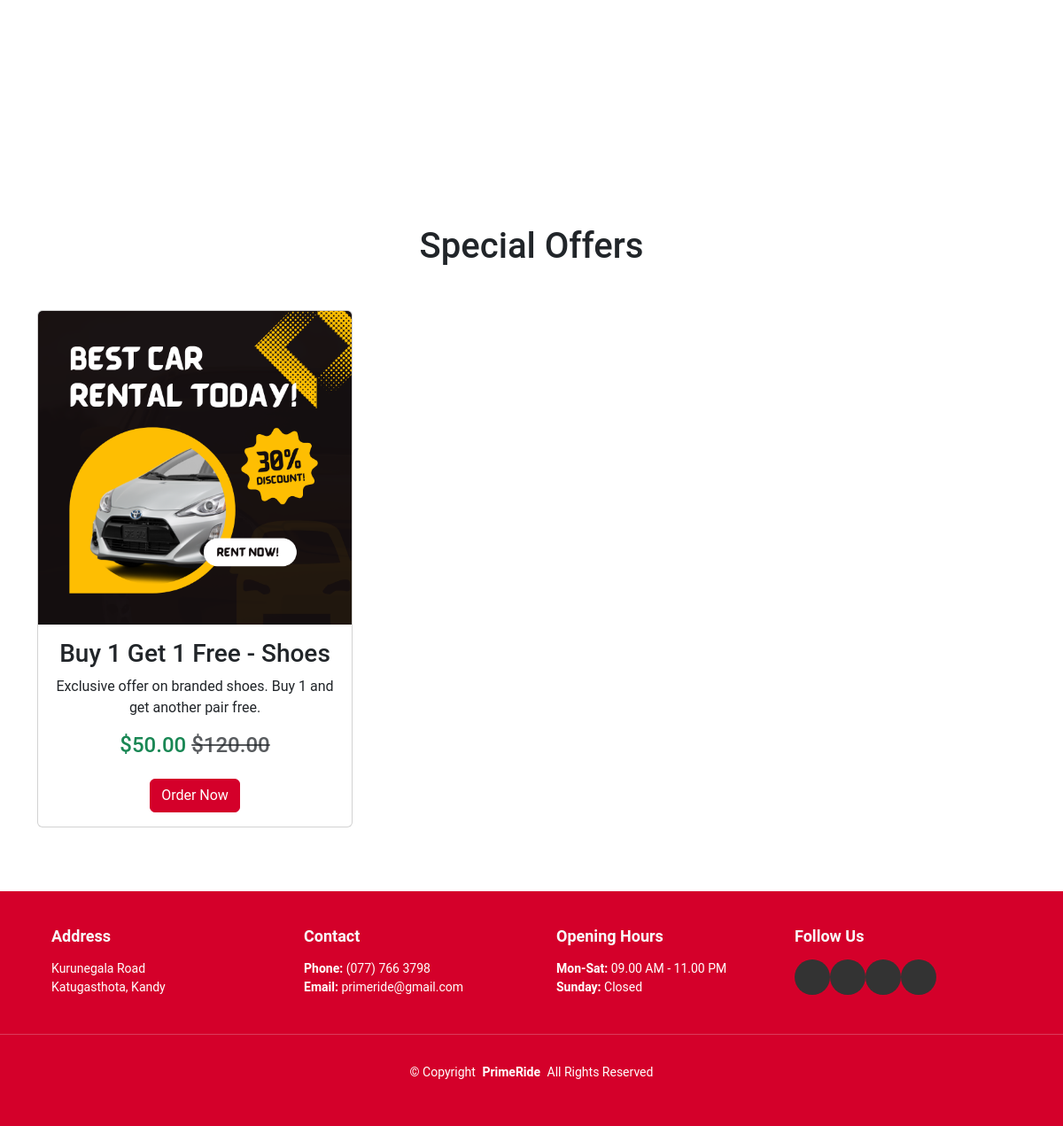
The page /Specialoffers.php (lower part) on the database as committed earlier.
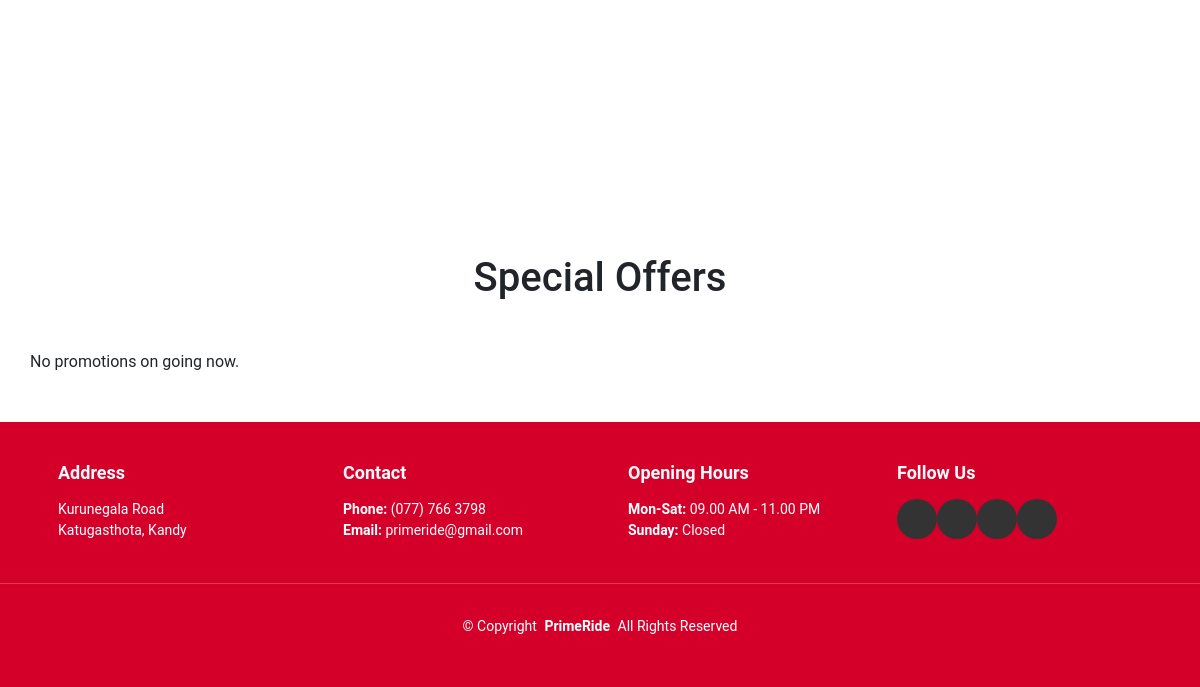
The same page on the database as committed later.
### tables this page shows
CREATE TABLE `offers` (
  `id` int(11) NOT NULL,
  `title` varchar(100) NOT NULL,
  `description` text NOT NULL,
  `price` decimal(10,2) NOT NULL,
  `original_price` decimal(10,2) NOT NULL,
  `image_path` varchar(255) NOT NULL,
  `created_at` timestamp NOT NULL DEFAULT current_timestamp()
);

### Specialoffers.php (the view, shortened to what this page needs)
<?php include 'assets/php/dbconnection.php'; ?>
<!DOCTYPE html>
<html lang="en">
<head>
  <link href="https://cdn.jsdelivr.net/npm/bootstrap@5.3.0-alpha1/dist/css/bootstrap.min.css" rel="stylesheet">
  <link rel="stylesheet" href="assets/css/style.css">
</head>
<body>
  <div id="carouselExampleAutoplaying" class="carousel slide" data-bs-ride="carousel">
    <div class="carousel-inner">
      <div class="carousel-item active">
        <img src="assets/Photo/Drawer/Offer1.png" class="d-block w-100" alt="SUV">
      </div>
    </div>
    <button class="carousel-control-prev" type="button" data-bs-target="#carouselExampleAutoplaying" data-bs-slide="prev">
    </button>
    <button class="carousel-control-next" type="button" data-bs-target="#carouselExampleAutoplaying" data-bs-slide="next">
    </button>
  </div>
  <section class="special-offers py-5" id="special-offers">
    <div class="container">
      <h1 class="text-center mb-5"><span>Special Offers</span></h1>
      <div class="row">
        <?php
        $sql = "SELECT title, description, price, original_price, image_path FROM offers";
        $result = $conn->query($sql);
        if ($result->num_rows > 0) {
          while ($row = $result->fetch_assoc()) {
        ?>
            <div class="col-lg-4 col-md-6 mb-4">
              <div class="card h-100">
                <img src="assets/Photo/Offerimg/<?php echo $row['image_path']; ?>" class="card-img-top"
                  alt="<?php echo $row['title']; ?>">
                <div class="card-body text-center">
                  <h3 class="card-title"><?php echo $row['title']; ?></h3>
                  <p class="card-text"><?php echo $row['description']; ?></p>
                  <h4 class="text-success">$<?php echo number_format($row['price'], 2); ?>
                    <span class="text-muted"><del>$<?php echo number_format($row['original_price'], 2); ?></del></span>
                  </h4>
                  <a href="#" class="btn btn-primary mt-3 order-now-button"
                     data-offer-title="<?php echo htmlspecialchars($row['title'], ENT_QUOTES, 'UTF-8'); ?>"
                     data-offer-price="<?php echo htmlspecialchars($row['price'], ENT_QUOTES, 'UTF-8'); ?>"
                     data-offer-description="<?php echo htmlspecialchars($row['description'], ENT_QUOTES, 'UTF-8'); ?>">
                     Order Now
                  </a>
                </div>
              </div>
            </div>
        <?php
          }
        } else {
          echo "No promotions on going now.";
        }
        ?>
      </div>
    </div>
  </section>
  <?php include 'footer.php'; ?>
</body>
</html>

Rows that differ between the two databases and show on the page:
removed offers: image_path (picture), title "Buy 1 Get 1 Free - Shoes", description "Exclusive offer on branded shoes. Buy 1 and get another pair free.", price "50.00", original_price "120.00"
Other text that changed with them:
text now shown: "No promotions on going now."
